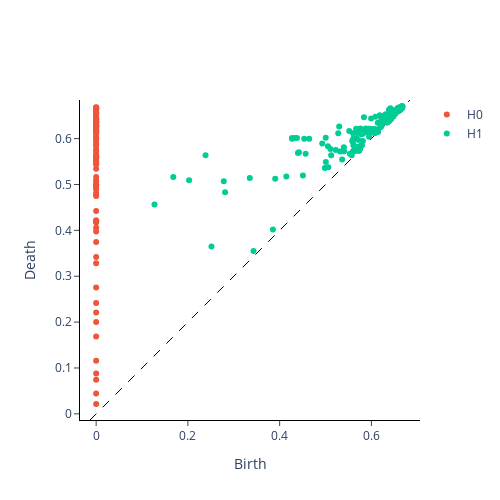

Here is the notebook cell this chart was saved with:
### Code cell
# clique oriented PS
dgm_clique_or_PS=rev_directed(L_PS)
plot_diagram(dgm_clique_or_PS[0])
